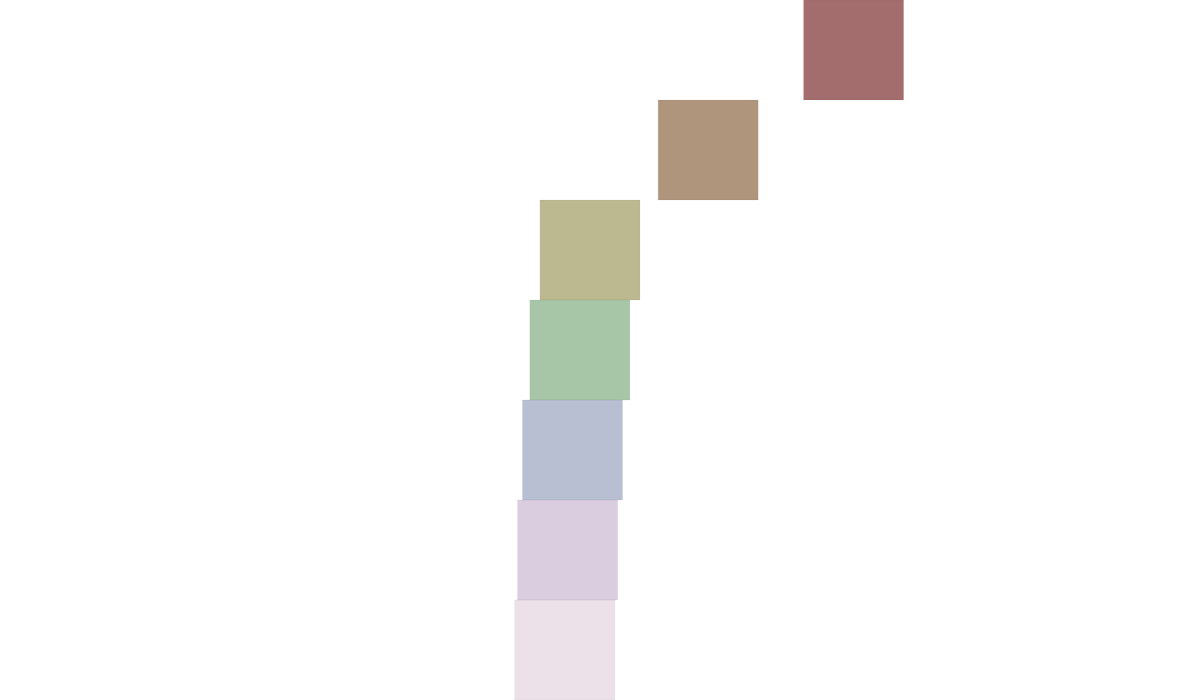
Frame 1 (no input)
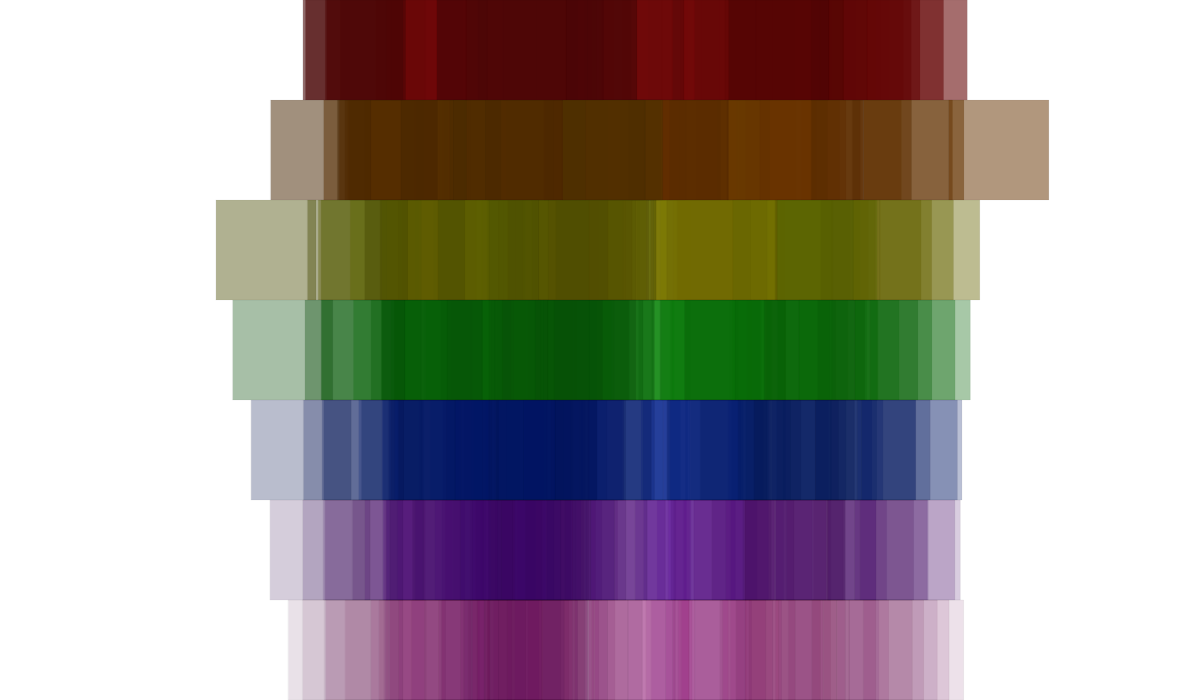
Frame 60 (no input)
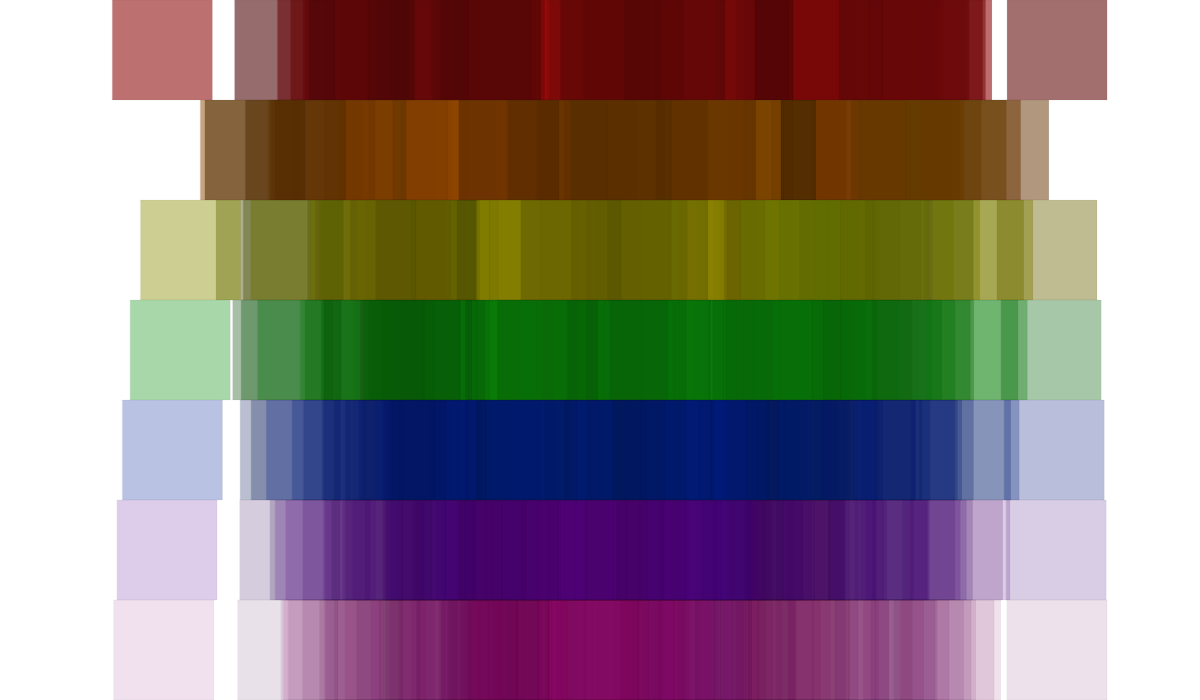
Frame 120 (the mouse pressed at the canvas centre since frame 60)

The p5.js sketch that drew these frames (run headless with seeded random() and noise() and a simulated clock; from frame 60 on, the mouse is pressed at the canvas centre):

// p5.js sketch
// ── sketch.js
let xpos;
let ypos;
let xoffset;
let rcol;
let gcol;
let bcol;


function setup() {

createCanvas(windowWidth,700);
background(255);
strokeWeight(0.05)
stroke(1);
frameRate(20)
xoffset = 0.0
rcol = 1
gcol = 1.1
bcol = 1.3
}

function draw(){

  rcol += 0.1;
  gcol += 0.1;
  bcol += 0.1;


////red////////
ypos = 00
xpos = noise(xoffset)*width;

fill(noise(rcol)*255,noise(gcol)*20,noise(bcol)*20,150)
rect(xpos,ypos,100)

xoffset = xoffset + 0.17

////orange////////
ypos = 100
xpos = noise(xoffset)*width;

fill(noise(rcol)*255,noise(gcol)*132,noise(bcol)*0,130)
rect(xpos,ypos,100)

xoffset = xoffset + 0.16
////yellow////////
ypos = 200
xpos = noise(xoffset)*width;

fill(noise(rcol)*255,noise(gcol)*255,noise(bcol)*0,110)
rect(xpos,ypos,100)

xoffset = xoffset + 0.015
////green////////
ypos = 300
xpos = noise(xoffset)*width;

fill(noise(rcol)*20,noise(gcol)*255,noise(bcol)*20,90)
rect(xpos,ypos,100)

xoffset = xoffset + 0.014
////blue////////
ypos = 400
xpos = noise(xoffset)*width;

fill(noise(rcol)*0,noise(gcol)*60,noise(bcol)*255,70)
rect(xpos,ypos,100)

xoffset = xoffset + 0.013
////indigo////////
ypos = 500
xpos = noise(xoffset)*width;

fill(noise(rcol)*155,noise(gcol)*0,noise(bcol)*255,50)
rect(xpos,ypos,100)

xoffset = xoffset + 0.012
////violet////////
ypos = 600
xpos = noise(xoffset)*width;

fill(noise(rcol)*255,noise(gcol)*0,noise(bcol)*200,30)
rect(xpos,ypos,100)

xoffset = xoffset + 0.011

}
